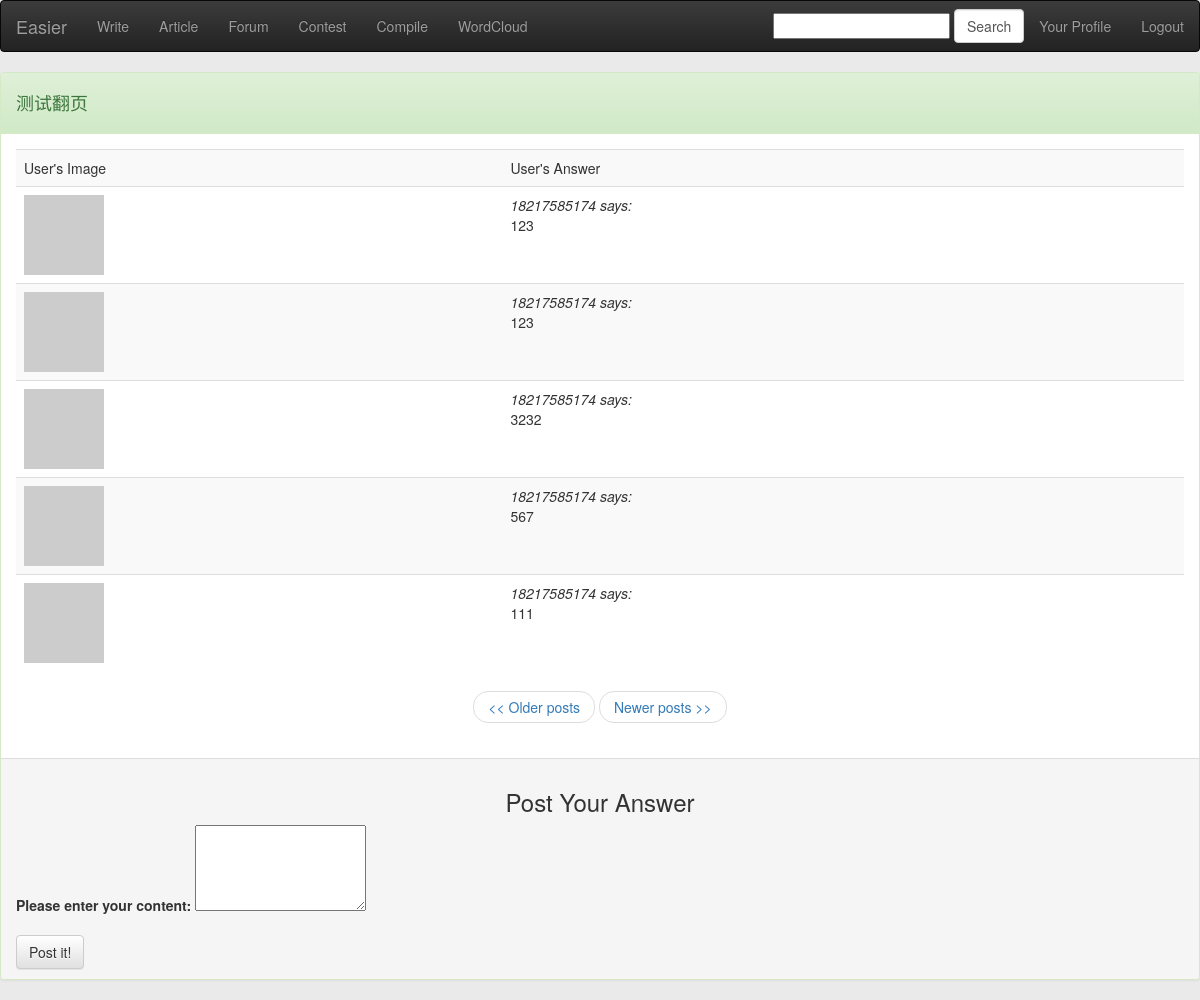
/discuss/6 (signed in), run on the app's committed database.
### app/models.py (models this page shows, shortened)
class Question(db.Model):
    __searchable__ = ['title']
    __analyzer__ = ChineseAnalyzer()
    id = db.Column(db.Integer, primary_key=True)
    timestamp = db.Column(db.DateTime)
    title = db.Column(db.String(100))
    cards = db.relationship('Card', backref='discussion')

class Card(db.Model):
    id = db.Column(db.Integer, primary_key=True)
    body = db.Column(db.String(140))
    timestamp = db.Column(db.DateTime)
    user_id = db.Column(db.Integer, db.ForeignKey('user.id'))
    question_id = db.Column(db.Integer, db.ForeignKey('question.id'))

class User(db.Model):
    id = db.Column(db.Integer, primary_key=True)
    nickname = db.Column(db.String(64), index=True, unique=True)
    email = db.Column(db.String(120), index=True, unique=True)
    password = db.Column(db.String(120), index=True)
    posts = db.relationship('Post', backref='author', lazy='dynamic')
    cards = db.relationship('Card', backref='participant')
    about_me = db.Column(db.String(140))
    last_seen = db.Column(db.DateTime)
    followed = db.relationship('User',
                               secondary=followers,
                               primaryjoin=(followers.c.follower_id == id),
                               secondaryjoin=(followers.c.followed_id == id),
                               backref=db.backref('followers', lazy='dynamic'),
                               lazy='dynamic')
    is_authenticated = True
    is_active = True
    is_anonymous = False
    def avatar(self, size):
        return 'http://www.gravatar.com/avatar/' + md5(self.email.encode('utf8')).hexdigest() + '?d=mm&s=' + str(size)

### app/views.py (the view)
@app.route('/discuss/<pk>', methods=['POST', 'GET'])
@app.route('/discuss/<pk>/<int:page>', methods=['POST', 'GET'])
@login_required
def discuss(pk, page=1):
    form = CardForm()
    if form.validate():
        card = Card(body=form.answer.data, timestamp=datetime.utcnow(), participant=g.user, question_id=pk)
        db.session.add(card)
        db.session.commit()
        flash('Your answer is now live!')
        return redirect(url_for('discuss', pk=pk))
    cards = Card.query.filter_by(question_id=pk).order_by(Card.timestamp).paginate(page, POSTS_PER_PAGE, False)
    question = Question.query.filter_by(id=pk)
    title = question[0].title
    return render_template('card.html',
                           cs=cards,
                           form=form,
                           pk=pk,
                           title=title)

### app/forms.py
class SearchForm(Form):
    search = StringField('search', validators=[DataRequired()])

class CardForm(Form):
    answer = TextAreaField('answer', validators=[DataRequired()])

### app/views.py (called while the page is built)
@app.before_request
def before_request():
    g.user = current_user
    g.search_form = SearchForm()
    if g.user.is_authenticated:
        g.user.last_seen = datetime.utcnow()
        db.session.add(g.user)
        db.session.commit()

@lm.user_loader
def load_user(id):
    return User.query.get(int(id))

### app/templates/card.html (shortened to what this page needs)
{% extends "base.html" %}
{% block content %}
<div class="panel panel-success">
    <div class="panel-heading">
        <h4>{{title}}</h4>
    </div>
    <div class="panel-body">
        <table class="table table-striped table-hover">
            <tr>
                <td>User's Image</td>
                <td>User's Answer</td>
            </tr>
            {% for c in cs.items %}
                <tr valign="top">
                    <td><a href="#"><img src="{{c.participant.avatar(50)}}"></a></td>
                    <td><i>{{c.participant.nickname}} says:</i><br>{{c.body}}</td>
                </tr>
            {% endfor %}
        </table>
        <nav>
            <ul class="pager">
                {% if cs.has_prev %}<li><a href="{{ url_for('discuss', pk=pk, page = cs.prev_num) }}"><< Older posts</a></li>{% else %}<li><a href="#"><< Older posts</a></li>{% endif %}
                {% if cs.has_next %}<li><a href="{{ url_for('discuss', pk=pk, page = cs.next_num) }}">Newer posts >></a></li>{% else %}<li><a href="#">Newer posts >></a></li>{% endif %}
            </ul>
        </nav>
    </div>
    <div class="panel-footer">
        <h3 align="center">Post Your Answer</h3>
        <form action="" method="post" name="card">
            <div class="form-group">
                <label for="answer">Please enter your content:</label>
                {{form.answer(rows = 4)}}
            </div>
            <button type="submit" class="btn btn-default">Post it!</button>
        </form>
    </div>
</div>
{% endblock %}

### data on the page
Question: title "测试翻页"
Card: participant.nickname "18217585174", body "123"
Card: participant.nickname "18217585174", body "123"
Card: participant.nickname "18217585174", body "3232"
Card: participant.nickname "18217585174", body "567"
Card: participant.nickname "18217585174", body "111"
